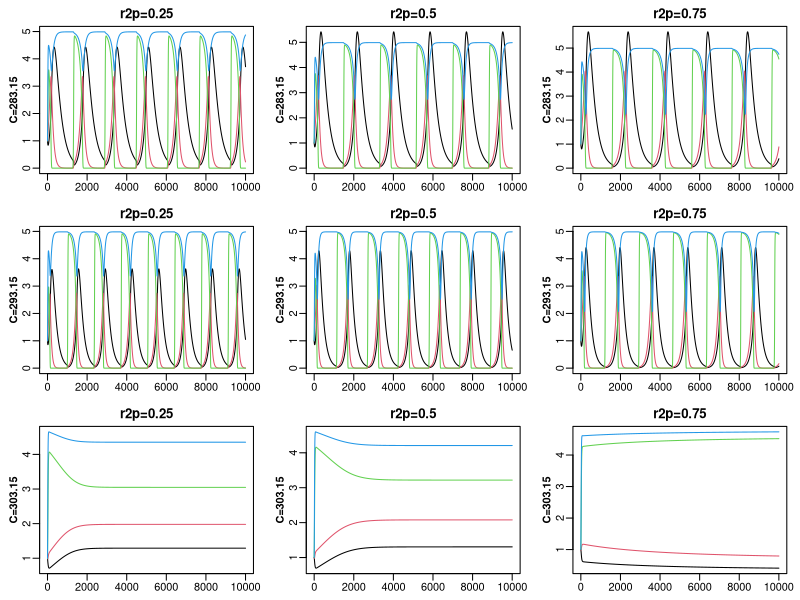
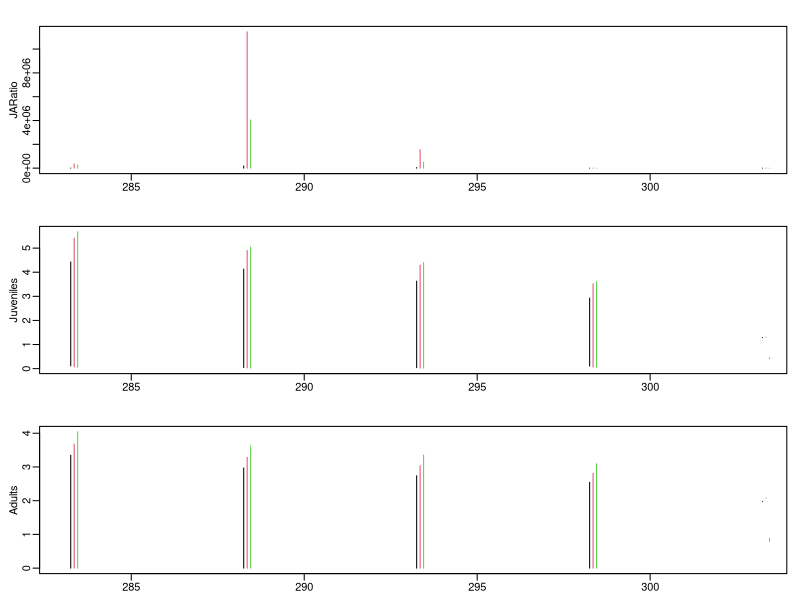

Write R code to recreate these figures, in order.

library(deSolve)

#### RUNTIME ###################################################################

# start timing script
start <- proc.time()

#### VARIABLES #################################################################

# Parameters -------------------------------------------------------------------

z    <- 0.2         # adult to juvenile size ratio
p    <- 0.4         # adult modifier on production of juveniles
                    # can use to modify stage structure
                    # seems like it needs to be <1
sig  <- 0.7         # conversion efficiency of resource to useful energy for fish
M    <- 1           # maximum ingestion rate
                    # make mass-specific?
                    # Mt vs. temperature forms a negative parabola
MS   <- 10          # function breadth for max intake rate
                    # attack rate
H    <- 1           # handling time
                    # speed at which fish can eat resources (smaller is faster)
HS   <- 10          # function breadth for handling time
                    # HSt vs. temperature forms a negative parabola
uJ   <- 10000       # juvenile mortality
                    # uJt = 0.05 when C = 293.15
uA   <- 10000       # adult mortality
                    # uAt = 0.05 when C = 293.15
uJe  <- -0.308      # activation energy of juvenile mortality
uAe  <- -0.308      # activation energy of adult mortality
uR1  <- 1000        # shared resource mortality
uR2  <- 1000        # adult-specific resource mortality
                    # uRt = 0.005 when C = 293.15
uR1e <- -0.308      # activation energy of shared resource mortality
uR2e <- -0.308      # activation energy of adult-specific resource mortality
t    <- 10000       # costs of maintaining somatic growth/turnover
                    # base level of resource intake you must exceed to mature/reproduce
                    # tt = 0.1 when C = 293.15
te   <- -0.291      # activation energy of metabolic waste
r1   <- 1.5         # shared resource growth rate
r2   <- 1.5         # adult-specific resource growth rate
                    # r1t and r2t vs. temperature forms a negative parabola
r1S  <- 15          # function breadth for shared resource growth rate
r2S  <- 15          # function breadth for adult-specific resource growth rate
r1p  <- 1           # proportion of shared resource available to adults
r2p  <- 0.5         # proportion of adult-specific resource available to adults
                    # r2p is a fraction between 0 and 1 (inclusive)
                    # r2p=0   when adults access none of adult-specific resource
                    # r2p=0.5 when adults access half of adult-specific resource
                    # r2p=1   when adults access all of adult-specific resource
K1   <- 5           # shared resource carrying capacity
K2   <- 5           # adult-specific resource carrying capacity
B    <- 0.5         # adult reproductive rate
kb   <- 8.617*10^-5 # boltzmann's constant
C    <- 293.15      # temperature in kelvin
                    # 283.15 is cold, 293.15 is optimal, 303.15 is hot
Copt <- 293.15      # optimal temperature in kelvin

# Initial State Variables ------------------------------------------------------

j.initial  <- 1     # juveniles
a.initial  <- 1     # adults
r1.initial <- 1     # shared resources
r2.initial <- 1     # adult-specific resources

# Create Variable Vector -------------------------------------------------------

variable.vec <- c(z=z, p=p, sig=sig, M=M, MS=MS, H=H, HS=HS, uJ=uJ, uA=uA,
                  uJe=uJe, uAe=uAe, uR1=uR1, uR2=uR2, uR1e=uR1e, uR2e=uR2e, t=t,
                  te=te, r1=r1, r2=r2, r1S=r1S, r2S=r2S, r1p=r1p, r2p=r2p,
                  K1=K1, K2=K2, B=B, kb=kb, C=C, Copt=Copt, j.initial=j.initial,
                  a.initial=a.initial, r1.initial=r1.initial,
                  r2.initial=r2.initial)

# enter indices of parameters in variable.vec
parameters.indices <- 1:29

# enter indices of initial state variables in variable.vec
state.indices <- 30:33

#### CHANGING VARIABLES ########################################################

# enter name of temperature parameter
C.name <- "C"
# choose range of temperatures
C.seq <- seq(from=Copt-10, to=Copt+10, length=5)

# enter name of proportion of adult-specific resource available to adults
r2p.name <- "r2p"
# choose range of proportions
r2p.seq <- seq(from=r2p-0.25, to=r2p+0.25, length=3)

# determine repetition length
repetitions.length <- length(C.seq)*length(r2p.seq)

# create parameter matrix
variable.matrix <- matrix(data=variable.vec, nrow=length(variable.vec),
                          ncol=repetitions.length)
row.names(variable.matrix) <- names(variable.vec)

# update temperature
variable.matrix[C.name,] <- rep(C.seq, times=length(r2p.seq))

# update proportions
variable.matrix[r2p.name,] <- rep(r2p.seq, each=length(C.seq))

#### ODE FUNCTIONS #############################################################

# t subscript in variable name indicates temperature-sensitive

# Mt: maximum ingestion rate
# Ht: handling time
# tt: costs of maintaining somatic growth/turnover
# uJt: mortality rate for juveniles
# uAt: mortality rate for adults
# uR1t: mortality rate for shared resources
# uR2t: mortality rate for adult-specific resources
# r1t: resource growth rate
# r2t: adult-specific resource growth rate
# qt: competitive difference between adults and juveniles
    # qt=1 when juveniles and adults are equal competitors
    # qt=0.5 when juveniles are 3x better than adults
    # qt=1.5 when adults 3x better than juveniles
# ca: functional response for adults
# cj: functional response for juveniles
# mj: juvenile maturation rate
# ra: reproduction per adult

BaseStaget<-function(t,y,p){
    {
        J<-y[1]
        A<-y[2]
        R1<-y[3]
        R2<-y[4]
    }
    with(as.list(p),{
        Mt<-M*exp(-(C-Copt)^2/(2*MS)^2)
        Ht<-H*exp((C-Copt)^2/(2*HS)^2)
        tt<-t*exp(te/(kb*C))
        uJt<-uJ*exp(uJe/(kb*C))
        uAt<-uA*exp(uAe/(kb*C))
        uR1t<-uR1*exp(uR1e/(kb*C))
        uR2t<-uR2*exp(uR2e/(kb*C))
        r1t<-r1*exp(-(C-Copt)^2/(2*r1S)^2)
        r2t<-r2*exp(-(C-Copt)^2/(2*r2S)^2)
        qt<-1
        
        ca1<-qt*Mt*r1p*R1/(Ht+r1p*(R1+r2p*R2))
        ca2<-qt*Mt*r2p*R2/(Ht+r2p*(R1+r2p*R2))
        ca<-ca1+ca2
        cj<-(2-qt)*Mt*R1/(Ht+R1)

        ifelse((sig*cj-tt)<0, mj<-0, mj<-(sig*cj-tt-uJt)/(1-z^(1-(uJt/(sig*cj-tt)))))
        ifelse((sig*ca-tt)<0, ra<-0, ra<-(sig*ca-tt)*B)
        
        dJ.dt<- ra*A - mj*J - uJt*J
        dA.dt<- mj*J - uAt*A - ra*p*A
        dR1.dt<- r1t*R1*(1-(R1/K1)) - ca1*A - uR1t*R1 - cj*J
        dR2.dt<- r2t*R2*(1-(R2/K2)) - ca2*A - uR2t*R2
        
        return(list(c(dJ.dt, dA.dt, dR1.dt, dR2.dt)))
    })
}

#### SIMULATION ################################################################

# Choose How Long to Run -------------------------------------------------------
iterations <- 0:10000
iterations <- iterations/10

# Dynamics Plot Preferences ----------------------------------------------------

# plot juvenile, adult, and resource dynamics?
dynamics.plot = T

if (dynamics.plot){
    # which dynamics to plot?
    C.dynamics.to.plot <- C.seq[c(-2,-4)]
    r2p.dynamics.to.plot <- r2p.seq
    # plot layout
    par(mfcol=c(length(C.dynamics.to.plot),length(r2p.dynamics.to.plot)),
        mar=c(2,3,2,1), mgp=c(1.5,0.5,0))
}

# Run Simulation ---------------------------------------------------------------

# initialize list to store output
output <- list()

for (r in 1:repetitions.length) {
    
    print(paste0("Starting simulation for repetition ",r))
    
    # set parameters
    parms <- variable.matrix[parameters.indices, r]

    # set initial state variables
    y <- variable.matrix[state.indices, r]
    names(y) <- c("Juveniles", "Adults", "Shared Resources", "Adult Resources")
    
    # run simulation
    output[[r]] <- ode(y=y, time=iterations, BaseStaget, parms=parms)
    # remove time column
    output[[r]] <- output[[r]][,-1]
    # add juvenile to adult ratio
    JARatio <- output[[r]][,"Juveniles"] / output[[r]][,"Adults"]
    output[[r]] <- cbind(output[[r]], JARatio)
    
    # juvenile, adult, and resources dynamics plot
    if (dynamics.plot) {
        # if parameter is included in parameters for dynamics to plot
        if (sum(variable.matrix[C.name,r]==C.dynamics.to.plot)==1 &
            sum(variable.matrix[r2p.name,r]==r2p.dynamics.to.plot)==1) {
            # plot dynamics
            matplot(output[[r]][,1:4],type="l",lty=1,pch=0.5,col=1:4, xlab='', ylab='')
            title(ylab=paste0(C.name,"=",variable.matrix[C.name,r]), 
                  main=paste0(r2p.name,"=",variable.matrix[r2p.name,r]),
                  cex.lab=1, font.lab=2)
        }
    }

} # end repetitions loop

# Bifurcation Plots ------------------------------------------------------------

# plot bifurcation plot?
b.plot = T

# bifurcation plot
if (b.plot) {

    # which state variable should be plotted in bifurcation plot?
    b.vars <- c("JARatio", "Juveniles", "Adults")
    # which proportion of iterations should be plotted in bifurcation plot?
    # ex. 0.25 will plot last quarter of iterations
    b.portion <- 0.5
    
    # plot layout
    par(mfcol=c(length(b.vars),1), mar=c(2,3,2,1), mgp=c(1.5,0.5,0))
    
    # choose rows to plot
    total.rows <- length(iterations)
    b.first.row <- round((1-b.portion) * total.rows)
    b.last.row <- total.rows
    b.rows <- b.first.row:b.last.row
    
    # set up plot axes and labels
    range.lim <- lapply(output, function(x) apply(x, 2, range))
    range.lim <- apply(do.call("rbind", range.lim), 2, range)
    
    for (b in b.vars) {
        # set up axes
        plot(0, 0, pch = "", xlim = range(variable.matrix[C.name,]), ylim = range.lim[,b],
             xlab='', ylab=b)
        
        # plot points
        for (r in 1:repetitions.length) {
            max.val <- max(output[[r]][b.rows,b])
            min.val <- min(output[[r]][b.rows,b])
            # which.r2p used to assign colors and offset lines in plot
            which.r2p <- which(r2p.seq==variable.matrix[r2p.name,r])
            lines(x=rep(variable.matrix[C.name,r], 2)+which.r2p*0.1,
                  y=c(min.val, max.val), col=which.r2p)
        }
    }
    
}

#### RUNTIME ###################################################################

# stop timing script
end <- proc.time()
# print elapsed time
print(end[3]-start[3])
